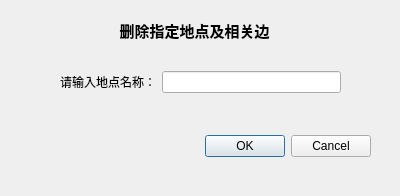
<?xml version="1.0" encoding="UTF-8"?>
<ui version="4.0">
 <class>DelPlaceDialog</class>
 <widget class="QDialog" name="DelPlaceDialog">
  <property name="geometry">
   <rect>
    <x>0</x>
    <y>0</y>
    <width>400</width>
    <height>196</height>
   </rect>
  </property>
  <property name="windowTitle">
   <string>Dialog</string>
  </property>
  <widget class="QDialogButtonBox" name="buttonBox">
   <property name="geometry">
    <rect>
     <x>30</x>
     <y>130</y>
     <width>341</width>
     <height>32</height>
    </rect>
   </property>
   <property name="orientation">
    <enum>Qt::Orientation::Horizontal</enum>
   </property>
   <property name="standardButtons">
    <set>QDialogButtonBox::StandardButton::Cancel|QDialogButtonBox::StandardButton::Ok</set>
   </property>
  </widget>
  <widget class="QLabel" name="label">
   <property name="geometry">
    <rect>
     <x>89</x>
     <y>20</y>
     <width>211</width>
     <height>20</height>
    </rect>
   </property>
   <property name="font">
    <font>
     <pointsize>11</pointsize>
     <bold>true</bold>
    </font>
   </property>
   <property name="text">
    <string>删除指定地点及相关边</string>
   </property>
   <property name="alignment">
    <set>Qt::AlignmentFlag::AlignCenter</set>
   </property>
  </widget>
  <widget class="QWidget" name="">
   <property name="geometry">
    <rect>
     <x>60</x>
     <y>70</y>
     <width>281</width>
     <height>24</height>
    </rect>
   </property>
   <layout class="QGridLayout" name="gridLayout">
    <item row="0" column="0">
     <widget class="QLabel" name="label_place">
      <property name="text">
       <string>请输入地点名称：</string>
      </property>
     </widget>
    </item>
    <item row="0" column="1">
     <widget class="QLineEdit" name="placeEdit"/>
    </item>
   </layout>
  </widget>
 </widget>
 <resources/>
 <connections>
  <connection>
   <sender>buttonBox</sender>
   <signal>accepted()</signal>
   <receiver>DelPlaceDialog</receiver>
   <slot>accept()</slot>
   <hints>
    <hint type="sourcelabel">
     <x>248</x>
     <y>254</y>
    </hint>
    <hint type="destinationlabel">
     <x>157</x>
     <y>274</y>
    </hint>
   </hints>
  </connection>
  <connection>
   <sender>buttonBox</sender>
   <signal>rejected()</signal>
   <receiver>DelPlaceDialog</receiver>
   <slot>reject()</slot>
   <hints>
    <hint type="sourcelabel">
     <x>316</x>
     <y>260</y>
    </hint>
    <hint type="destinationlabel">
     <x>286</x>
     <y>274</y>
    </hint>
   </hints>
  </connection>
 </connections>
</ui>
